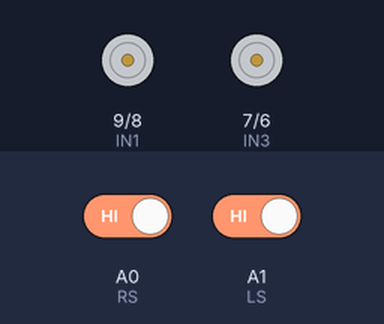
Recording of a sketch running on a simulated Arduino Uno, built with avr-gcc and run on an emulated ATmega328P. Shown: motor-driver pin pairs drawn as motors (green arrow = first pin HIGH = forward, orange = second pin HIGH = backward, longer = more drive, scaled by the enable pin). The test bench sets the inputs (shaded band); at power-on: A0 (RS) HIGH, A1 (LS) HIGH.

Above: at 1.2 s.
1.3 s: A0 (RS) driven LOW
At 1.7 s:
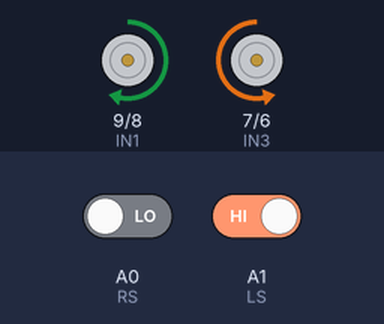
2.8 s: A1 (LS) driven LOW
At 4.0 s:
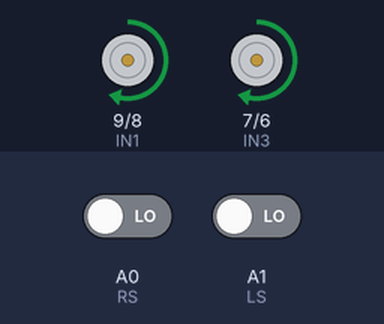
4.3 s: A0 (RS) driven HIGH
At 5.2 s:
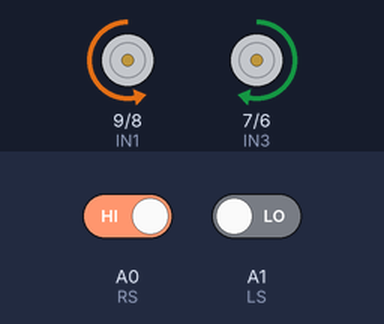
5.8 s: A1 (LS) driven HIGH
At 6.3 s:
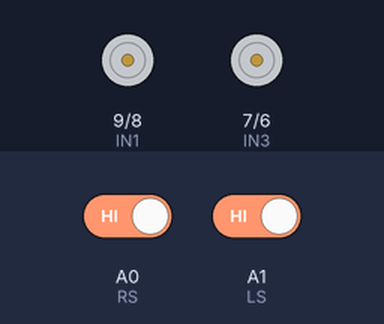
Timing chart, 0 to 8.3 s (numbered marks = the images above; inputs shaded):
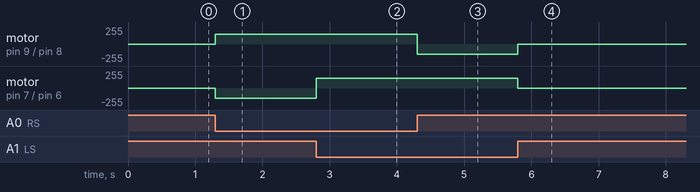

The sketch:

Line_following_robot_code.ino
```cpp
#define LS A1    // left sensor
#define RS A0    // right sensor
#define speed 150  // speed of motors

/*-------defining Outputs------*/
#define ENA 10   // enA pin (left motor enable)
#define IN1 9    // left motor control pin 1
#define IN2 8    // left motor control pin 2
#define IN3 7    // right motor control pin 1
#define IN4 6    // right motor control pin 2
#define ENB 5    // enB pin (right motor enable)

void setup()
{
  pinMode(LS, INPUT);     // Set left sensor pin as input
  pinMode(RS, INPUT);     // Set right sensor pin as input
  pinMode(IN1, OUTPUT);   // Set left motor control pin 1 as output
  pinMode(IN2, OUTPUT);   // Set left motor control pin 2 as output
  pinMode(IN3, OUTPUT);   // Set right motor control pin 1 as output
  pinMode(IN4, OUTPUT);   // Set right motor control pin 2 as output
  pinMode(ENA, OUTPUT);   // Set left motor enable pin as output
  pinMode(ENB, OUTPUT);   // Set right motor enable pin as output
}

void loop()
{
  if (!digitalRead(LS) && !digitalRead(RS))  // Move Forward
  {
    digitalWrite(IN1, HIGH);
    digitalWrite(IN2, LOW);
    digitalWrite(IN3, HIGH);
    digitalWrite(IN4, LOW);
    analogWrite(ENA, speed);
    analogWrite(ENB, speed);
  }
  else if (digitalRead(LS) && !digitalRead(RS))  // Turn right
  {
    digitalWrite(IN1, HIGH);
    digitalWrite(IN2, LOW);
    digitalWrite(IN3, LOW);
    digitalWrite(IN4, HIGH);
    analogWrite(ENA, speed);
    analogWrite(ENB, speed);
  }
  else if (!digitalRead(LS) && digitalRead(RS))  // Turn left
  {
    digitalWrite(IN1, LOW);
    digitalWrite(IN2, HIGH);
    digitalWrite(IN3, HIGH);
    digitalWrite(IN4, LOW);
    analogWrite(ENA, speed);
    analogWrite(ENB, speed);
  }
  else if (digitalRead(LS) && digitalRead(RS))  // Stop
  {
    digitalWrite(IN1, LOW);
    digitalWrite(IN2, LOW);
    digitalWrite(IN3, LOW);
    digitalWrite(IN4, LOW);
  }
}
```

Measured:
- after the input at 1.3 s, motor on pin 9 (IN1) / pin 8 (IN2): stopped → forward 150/255 at once; motor on pin 7 (IN3) / pin 6 (IN4): stopped → backward 150/255 at once
- after the input at 2.8 s, motor on pin 7 (IN3) / pin 6 (IN4): backward 150/255 → forward 150/255 at once
- after the input at 4.3 s, motor on pin 9 (IN1) / pin 8 (IN2): forward 150/255 → backward 150/255 at once
- after the input at 5.8 s, motor on pin 9 (IN1) / pin 8 (IN2): backward 150/255 → stopped at once; motor on pin 7 (IN3) / pin 6 (IN4): forward 150/255 → stopped at once
